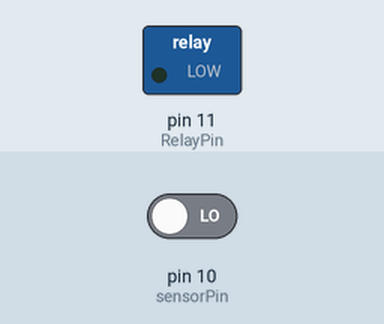
Recording of a sketch running on a simulated Arduino Uno, built with avr-gcc and run on an emulated ATmega328P. Shown: switched loads named in the sketch (green lamp = pin HIGH). The test bench sets the inputs (shaded band); at power-on: pin 10 (sensorPin) LOW. Pins used as bus, display or sensor lines are not drawn.

Above: at 1.2 s.
1.3 s: pin 10 (sensorPin) driven HIGH
At 4.1 s:
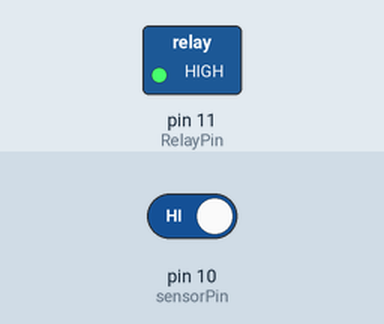
4.3 s: pin 10 (sensorPin) driven LOW
At 6.1 s:
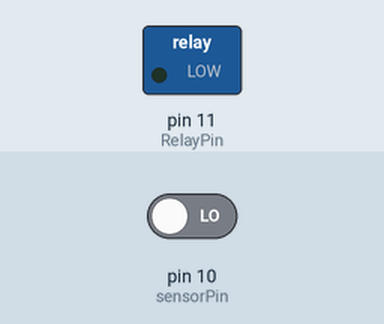
Timing chart, 0 to 7.6 s (numbered marks = the images above; inputs shaded):
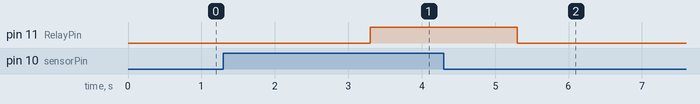

Measured:
- after the input at 1.3 s, pin 11 (RelayPin): LOW → HIGH after 2.0 s
- after the input at 4.3 s, pin 11 (RelayPin): HIGH → LOW after 1.0 s

The sketch:

arduino_timer.ino
```cpp
int sensorPin = 10;    // select the input pin for the read
int RelayPin = 11;      // select the pin for the Trigger
int ResetPin = 5;      // select the pin for the Reset
//int sensorValue = 0;  // variable to store the value coming from the sensor

void setup() {
  // declare the RelayPin as an OUTPUT:
  pinMode(RelayPin, OUTPUT);
  pinMode(ResetPin, OUTPUT);
  pinMode(sensorPin, INPUT);
}


void loop() {
  // read the value from the sensor:
  if (digitalRead(sensorPin) == HIGH) { //if the digital value of D10 is high then
  delay(2000);
  digitalWrite(RelayPin, HIGH); //write digital pin 11 high
  digitalWrite(ResetPin, HIGH); //write reset pin 5 high
  }
  else {
  digitalWrite(RelayPin, LOW); //if it is higher than 600, make pin 11 low
  digitalWrite(ResetPin, LOW); //reset pin low
  }
  }
```
